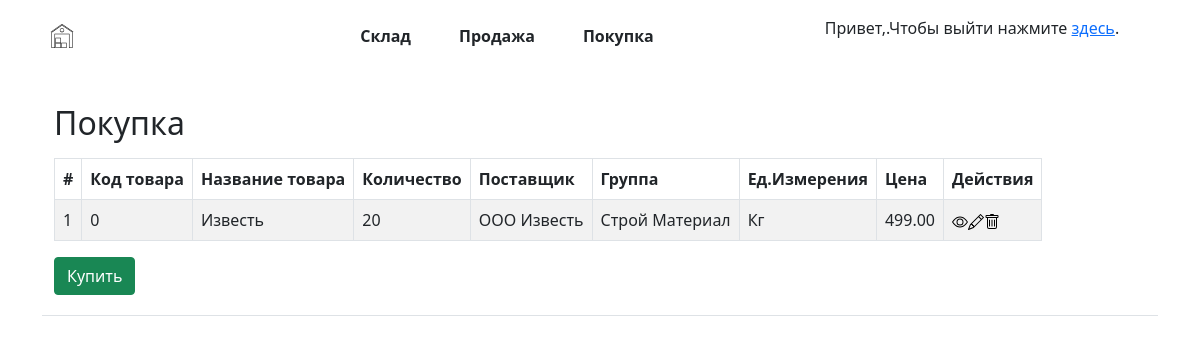
The page /zakupki.php on the database its author committed.
### tables this page shows
CREATE TABLE `zakupki` (
  `id` int(11) NOT NULL,
  `Tovarid` int(11) NOT NULL,
  `TovarName` varchar(100) NOT NULL,
  `kolichestvo` int(11) NOT NULL,
  `Postavshik` varchar(100) NOT NULL,
  `Gruppa` varchar(100) NOT NULL,
  `Edizmer` varchar(100) NOT NULL,
  `Price` decimal(9,2) NOT NULL
);

### zakupki.php (the view, shortened to what this page needs)
<!DOCTYPE html>
<html lang="en" dir="ltr">
  <head>
    <link rel="stylesheet" href="css/bootstrap.css">
    <link rel="stylesheet" href="css/bootstrap.min.css">
    <link rel="stylesheet" href="css/style.css">
  </head>
  <body>
    <div class="container">
      <header class="d-flex flex-wrap align-items-center justify-content-center justify-content-md-between py-3 mb-4 border-bottom">
        <a href="#" class="d-flex align-items-center col-md-2 mb-2 mb-md-0 text-dark text-decoration-none">
          <img src="image/logo.svg" with alt="Logo" width="40px" height="32px">
        </a>
        <ul class="nav col-12 col-md-auto mb-2 justify-content-center fw-bold mb-md-0">
          <li><a href="sklad.php" class="nav-link px-4 link-dark">Склад</a></li>
          <li><a href="prodaja.php" class="nav-link px-4 link-dark">Продажа</a></li>
          <li><a href="zakupki.php" class="nav-link px-4 link-dark">Покупка</a></li>
        </ul>
        <div class="nav col-md-4 justify-content-center text-end">
          <p>Привет,<?=$_COOKIE['user']?>.Чтобы выйти нажмите <a href="exit.php">здесь</a>.</p>
        </div>
    <div class="wrapper">
        <div class="container-fluid">
            <div class="row">
                <div class="col-md-12">
                    <div class="mt-5 mb-3 clearfix">
                        <h2 class="pull-left">Покупка</h2>
                    </div>
                    <?php
                    require_once "config.php";
                    $sql = "SELECT * FROM zakupki";
                    if($result = mysqli_query($link, $sql)){
                        if(mysqli_num_rows($result) > 0){
                            echo '<table class="table table-bordered table-striped">';
                              echo "<thead>";
                                echo "<tr>";
                                echo "<th>#</th>";
                                echo "<th>Код товара</th>";
                                echo "<th>Название товара</th>";
                                echo "<th>Количество</th>";
                                echo "<th>Поставщик</th>";
                                echo "<th>Группа</th>";
                                echo "<th>Ед.Измерения</th>";
                                echo "<th>Цена</th>";
                                echo "<th>Действия</th>";
                                echo "</tr>";
                             echo "</thead>";
                            echo "<tbody>";
                                while($row = mysqli_fetch_array($result)){
                                    echo "<tr>";
                                        echo "<td>" . $row['id'] . "</td>";
                                        echo "<td>" . $row['Tovarid'] . "</td>";
                                        echo "<td>" . $row['TovarName'] . "</td>";
                                        echo "<td>" . $row['kolichestvo'] . "</td>";
                                        echo "<td>" . $row['Postavshik'] . "</td>";
                                        echo "<td>" . $row['Gruppa'] . "</td>";
                                        echo "<td>" . $row['Edizmer'] . "</td>";
                                        echo "<td>" . $row['Price'] . "</td>";
                                        echo "<td>";
                                            echo '<a href="read.php?id='. $row['id'] .'" class="mr-3" title="Просмотреть" data-toggle="tooltip"><img src="image/eye.svg"</img></a>';
                                            echo '<a href="update.php?id='. $row['id'] .'" class="mr-3" title="Обновить" data-toggle="tooltip"><img src="image/pencil.svg"</img></a>';
                                            echo '<a href="delete.php?id='. $row['id'] .'" title="Удалить" data-toggle="tooltip"><img src="image/trash.svg"</img></a>';
                                        echo "</td>";
                                    echo "</tr>";
                                }
                                echo "</tbody>";
                            echo "</table>";
                        } else{
                            echo '<div class="alert alert-danger"><em>Нет найденных записей.</em></div>';
                        }
                    }
                    ?>
                    <div class="mt-2 mb-1 clearfix">
                        <a href="create.php" class="btn btn-success pull-right"><i class="fa fa-plus"></i>Купить</a>
                    </div>
                </div>
            </div>
        </div>
    </div>
      </header>
    </div>
  </body>
</html>

### rows shown on the page
zakupki: id "1", Tovarid "0", TovarName "Известь", kolichestvo "20", Postavshik "ООО Известь", Gruppa "Строй Материал", Edizmer "Кг", Price "499.00"
